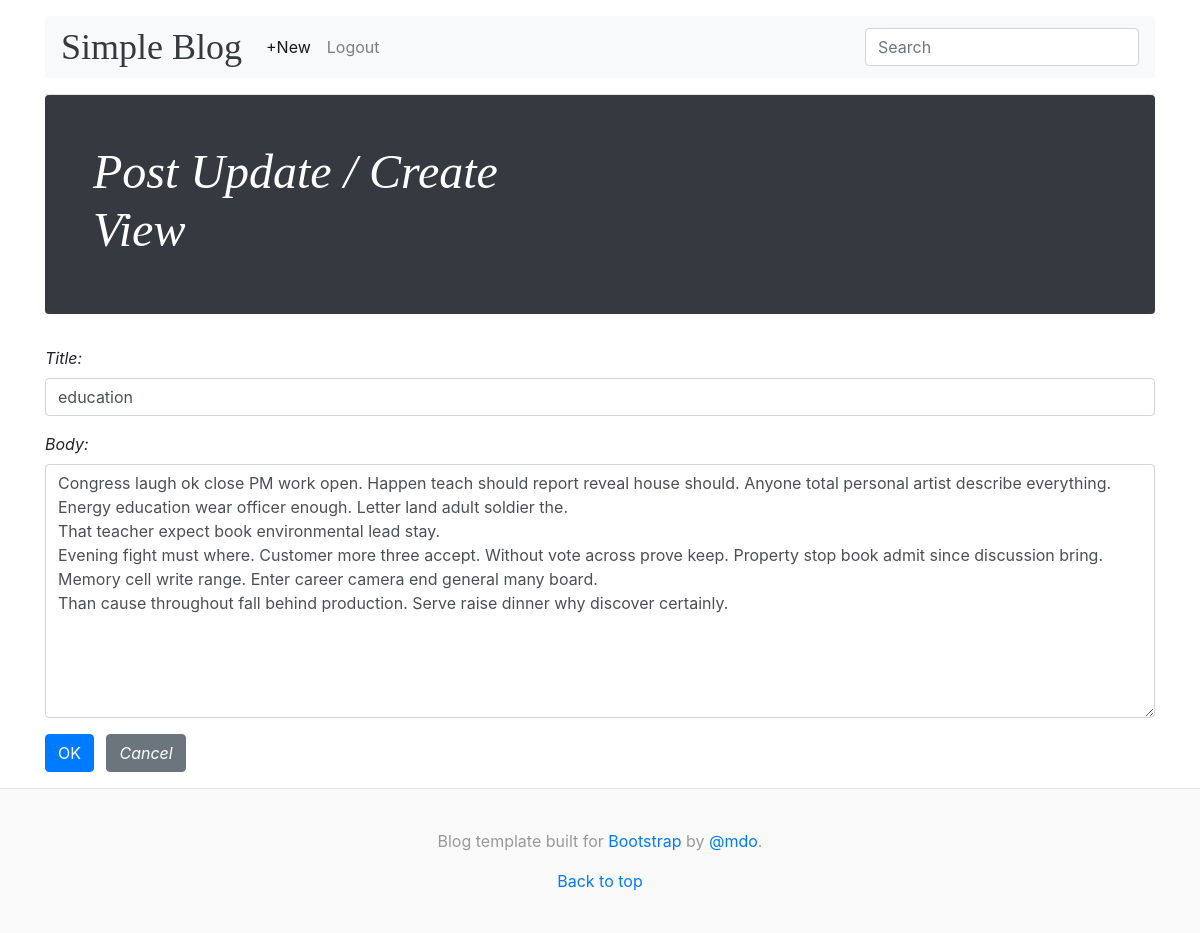
The page /blog/188/update/ (signed in) on the database its author committed.
### blog/models.py (models this page shows, shortened)
class Post(models.Model):
    title       = models.CharField(max_length=225)
    body        = models.TextField()
    create_at   = models.DateTimeField(auto_now_add=True)
    update_at   = models.DateTimeField(auto_now=True)
    author      = models.ForeignKey(get_user_model(), on_delete=models.CASCADE)
    class Meta:
        ordering = ['-create_at']

### blog/views.py (the view)
# urls.py: path('<int:pk>/update/', views.PostUpdateView.as_view(), name='post_update'),
class PostUpdateView(LoginRequiredMixin, UserPassesTestMixin, UpdateView):
    model = Post
    form_class = PostModelForm
    def test_func(self):
        obj = self.get_object()
        return obj.author == self.request.user

### blog/forms.py
class PostModelForm(forms.ModelForm):
    class Meta:
        model = Post
        fields = ['title', 'body']
    def __init__(self, *args, **kwargs):
        super(PostModelForm, self).__init__(*args, **kwargs)
        for field in self.fields.values():
            field.widget.attrs['class'] = 'form-control mb-3'

### templates/blog/post_form.html (shortened to what this page needs)
{% extends 'blog/base.html' %}
{% block content_title %}Post Update / Create View{% endblock%}
{% block inner_content %}
  <form class="form-group font-italic" method="post">
    {{ form }}
    <button class="btn btn-primary" type="submit">OK</button>
    {% if post %}
      <a class="btn btn-secondary ml-2" href="{% url 'post_detail' post.id %}">Cancel</a>
    {% else %}
      <a class="btn btn-secondary ml-2" href="{% url 'post_list' %}">Cancel</a>
    {% endif %}
  </form>
{% endblock inner_content %}

### static/blog/css/blog.css (style rules this page uses)
body { word-wrap:break-word; }

### rows shown on the page
Post: title "education", body "Congress laugh ok close PM work open. Happen teach should report reveal house should. Anyone total personal artist describe everything. Energy education wear officer enough. Letter land adult soldier the. That teacher expect book environmental lead stay. Evening fight must where. Customer more three accept. Without vote across prove keep. Property stop book admit since discussion bring. Memory cell write range. Enter career camera end general many board. Than cause throughout fall behind production. Serve raise dinner why discover certainly."
